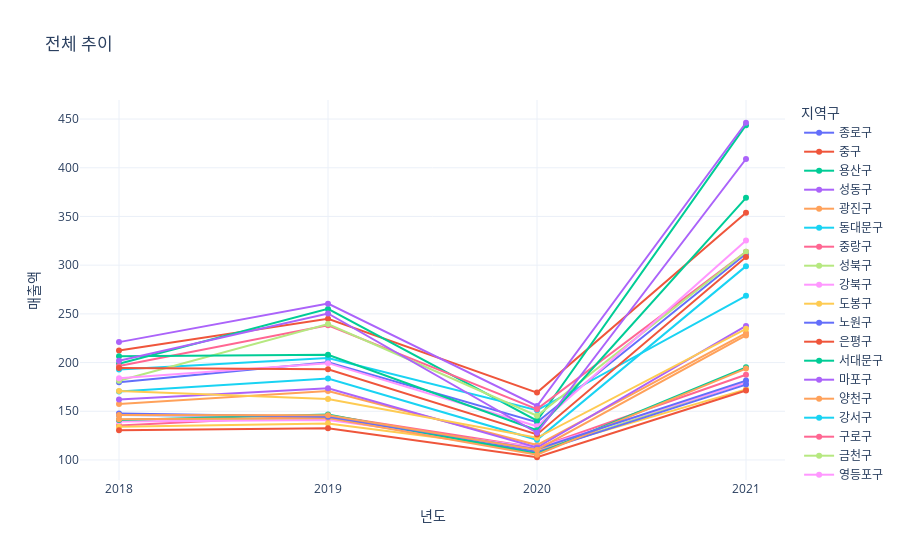
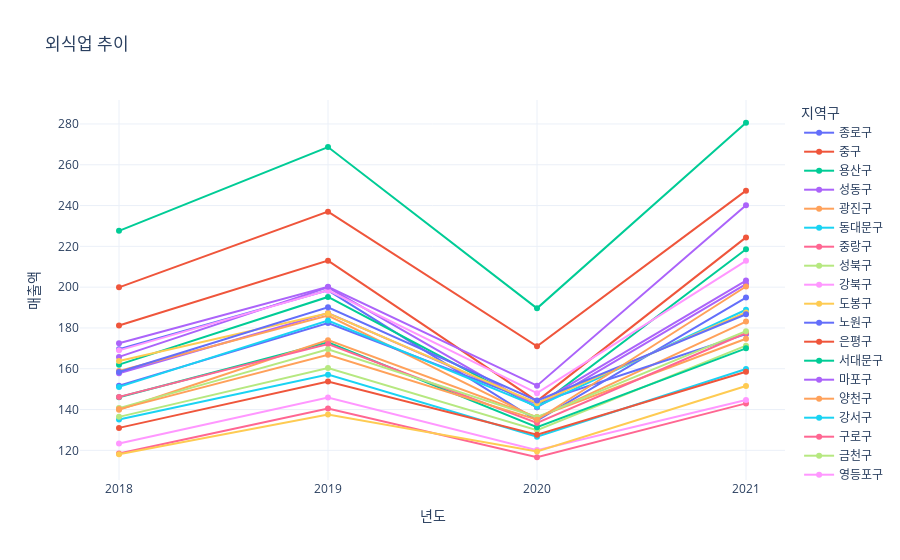
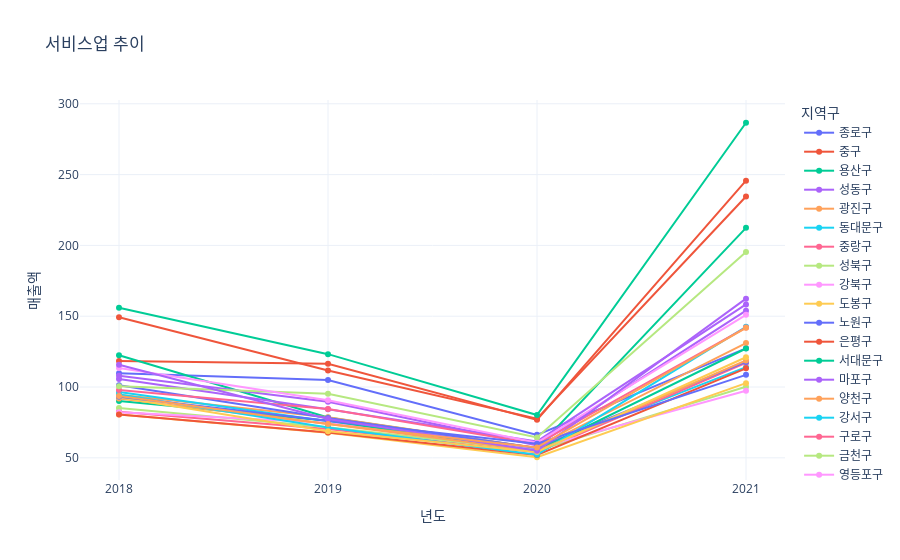
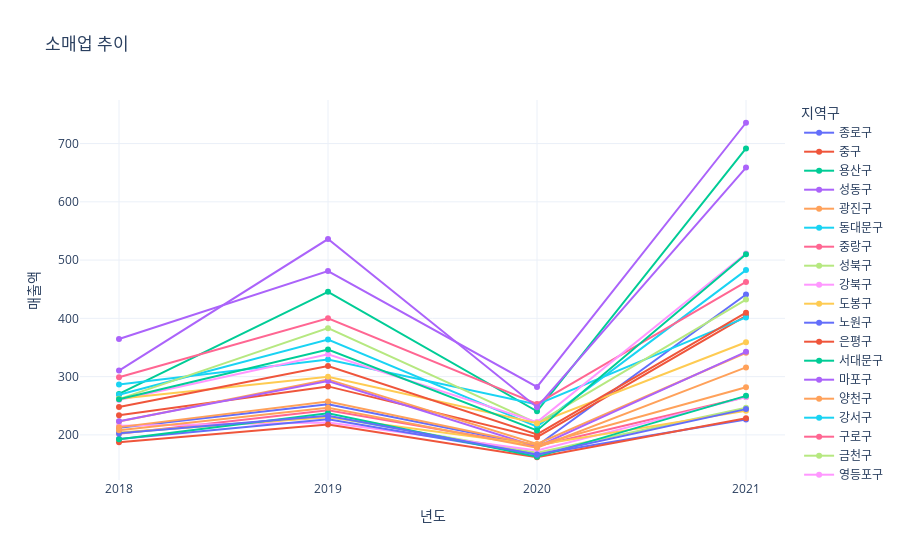

These figures' notebook cell, in order:
### Code cell
for option in data["자치구별(1).1"].unique():
  extracted_data = extracting_data(data, option)
  vis_lineplot(extracted_data, f"{option} 추이")

### Figure 1 — Plotly figure (JSON) as saved in the notebook; plotly's stock layout.template omitted (floating-point values rounded to 4 significant figures)
{"data": [{"mode": "lines+markers", "name": "종로구", "type": "scatter", "x": [2018, 2019, 2020, 2021], "y": [179.9, 200.2, 138.8, 311.8]}, {"mode": "lines+markers", "name": "중구", "type": "scatter", "x": [2018, 2019, 2020, 2021], "y": [212.3, 244.9, 169.2, 353.8]}, {"mode": "lines+markers", "name": "용산구", "type": "scatter", "x": [2018, 2019, 2020, 2021], "y": [198.7, 255.1, 140.3, 443.7]}, {"mode": "lines+markers", "name": "성동구", "type": "scatter", "x": [2018, 2019, 2020, 2021], "y": [221, 260.5, 155.4, 446.2]}, {"mode": "lines+markers", "name": "광진구", "type": "scatter", "x": [2018, 2019, 2020, 2021], "y": [157.5, 170.8, 115.3, 230.3]}, {"mode": "lines+markers", "name": "동대문구", "type": "scatter", "x": [2018, 2019, 2020, 2021], "y": [192.8, 204.7, 151, 268.5]}, {"mode": "lines+markers", "name": "중랑구", "type": "scatter", "x": [2018, 2019, 2020, 2021], "y": [135.4, 146, 112.6, 187.5]}, {"mode": "lines+markers", "name": "성북구", "type": "scatter", "x": [2018, 2019, 2020, 2021], "y": [141.2, 142.5, 108.3, 179.8]}, {"mode": "lines+markers", "name": "강북구", "type": "scatter", "x": [2018, 2019, 2020, 2021], "y": [139.6, 141.1, 112.7, 179.2]}, {"mode": "lines+markers", "name": "도봉구", "type": "scatter", "x": [2018, 2019, 2020, 2021], "y": [134.1, 137.5, 110.1, 172.5]}, {"mode": "lines+markers", "name": "노원구", "type": "scatter", "x": [2018, 2019, 2020, 2021], "y": [146.2, 144.7, 108.1, 177.4]}, {"mode": "lines+markers", "name": "은평구", "type": "scatter", "x": [2018, 2019, 2020, 2021], "y": [130.5, 132.5, 102.8, 171.3]}, {"mode": "lines+markers", "name": "서대문구", "type": "scatter", "x": [2018, 2019, 2020, 2021], "y": [141.1, 146.6, 106.3, 195.1]}, {"mode": "lines+markers", "name": "마포구", "type": "scatter", "x": [2018, 2019, 2020, 2021], "y": [162, 173.6, 112.8, 237.6]}, {"mode": "lines+markers", "name": "양천구", "type": "scatter", "x": [2018, 2019, 2020, 2021], "y": [141.8, 143.2, 105.4, 193.8]}, {"mode": "lines+markers", "name": "강서구", "type": "scatter", "x": [2018, 2019, 2020, 2021], "y": [170.2, 183.6, 120.7, 299]}, {"mode": "lines+markers", "name": "구로구", "type": "scatter", "x": [2018, 2019, 2020, 2021], "y": [196.5, 238.3, 152.2, 313.7]}, {"mode": "lines+markers", "name": "금천구", "type": "scatter", "x": [2018, 2019, 2020, 2021], "y": [181.4, 239.5, 145.4, 313.8]}, {"mode": "lines+markers", "name": "영등포구", "type": "scatter", "x": [2018, 2019, 2020, 2021], "y": [183.9, 199.4, 134.6, 325.2]}, {"mode": "lines+markers", "name": "동작구", "type": "scatter", "x": [2018, 2019, 2020, 2021], "y": [170.7, 162.5, 122.8, 234.6]}, {"mode": "lines+markers", "name": "관악구", "type": "scatter", "x": [2018, 2019, 2020, 2021], "y": [147.6, 144.3, 111.1, 181.5]}, {"mode": "lines+markers", "name": "서초구", "type": "scatter", "x": [2018, 2019, 2020, 2021], "y": [194.3, 193.2, 126.2, 308.3]}, {"mode": "lines+markers", "name": "강남구", "type": "scatter", "x": [2018, 2019, 2020, 2021], "y": [206.6, 207.9, 130.5, 369.1]}, {"mode": "lines+markers", "name": "송파구", "type": "scatter", "x": [2018, 2019, 2020, 2021], "y": [201.9, 250.4, 127.9, 409]}, {"mode": "lines+markers", "name": "강동구", "type": "scatter", "x": [2018, 2019, 2020, 2021], "y": [146.1, 146, 110.6, 227.9]}], "layout": {"legend": {"title": {"text": "지역구"}}, "title": {"text": "전체 추이"}, "xaxis": {"tickmode": "linear", "title": {"text": "년도"}}, "yaxis": {"title": {"text": "매출액"}}}}

### Figure 2 — Plotly figure (JSON) as saved in the notebook; plotly's stock layout.template omitted (floating-point values rounded to 4 significant figures)
{"data": [{"mode": "lines+markers", "name": "종로구", "type": "scatter", "x": [2018, 2019, 2020, 2021], "y": [169.6, 198.4, 134.6, 194.9]}, {"mode": "lines+markers", "name": "중구", "type": "scatter", "x": [2018, 2019, 2020, 2021], "y": [181.2, 213, 144.1, 224.4]}, {"mode": "lines+markers", "name": "용산구", "type": "scatter", "x": [2018, 2019, 2020, 2021], "y": [162, 195.2, 141.1, 218.6]}, {"mode": "lines+markers", "name": "성동구", "type": "scatter", "x": [2018, 2019, 2020, 2021], "y": [157.8, 187.3, 142.6, 203.2]}, {"mode": "lines+markers", "name": "광진구", "type": "scatter", "x": [2018, 2019, 2020, 2021], "y": [158.9, 186.1, 135.7, 183.1]}, {"mode": "lines+markers", "name": "동대문구", "type": "scatter", "x": [2018, 2019, 2020, 2021], "y": [135.1, 157.1, 126.7, 159.9]}, {"mode": "lines+markers", "name": "중랑구", "type": "scatter", "x": [2018, 2019, 2020, 2021], "y": [118.4, 140.5, 116.6, 143]}, {"mode": "lines+markers", "name": "성북구", "type": "scatter", "x": [2018, 2019, 2020, 2021], "y": [136.4, 160.3, 129.9, 171.3]}, {"mode": "lines+markers", "name": "강북구", "type": "scatter", "x": [2018, 2019, 2020, 2021], "y": [123.3, 145.9, 120.1, 144.7]}, {"mode": "lines+markers", "name": "도봉구", "type": "scatter", "x": [2018, 2019, 2020, 2021], "y": [118.1, 137.6, 119.4, 151.5]}, {"mode": "lines+markers", "name": "노원구", "type": "scatter", "x": [2018, 2019, 2020, 2021], "y": [151.7, 182.4, 143.2, 177]}, {"mode": "lines+markers", "name": "은평구", "type": "scatter", "x": [2018, 2019, 2020, 2021], "y": [131, 153.7, 127.6, 158.5]}, {"mode": "lines+markers", "name": "서대문구", "type": "scatter", "x": [2018, 2019, 2020, 2021], "y": [146, 173, 131.3, 170]}, {"mode": "lines+markers", "name": "마포구", "type": "scatter", "x": [2018, 2019, 2020, 2021], "y": [165.8, 199.9, 141.1, 201.5]}, {"mode": "lines+markers", "name": "양천구", "type": "scatter", "x": [2018, 2019, 2020, 2021], "y": [139.9, 174, 136.3, 174.7]}, {"mode": "lines+markers", "name": "강서구", "type": "scatter", "x": [2018, 2019, 2020, 2021], "y": [151.1, 183.6, 141.5, 188.9]}, {"mode": "lines+markers", "name": "구로구", "type": "scatter", "x": [2018, 2019, 2020, 2021], "y": [146.2, 172.1, 133.4, 177.5]}, {"mode": "lines+markers", "name": "금천구", "type": "scatter", "x": [2018, 2019, 2020, 2021], "y": [140.7, 169.5, 136.2, 178.4]}, {"mode": "lines+markers", "name": "영등포구", "type": "scatter", "x": [2018, 2019, 2020, 2021], "y": [169, 198.4, 148, 212.9]}, {"mode": "lines+markers", "name": "동작구", "type": "scatter", "x": [2018, 2019, 2020, 2021], "y": [163.8, 187.2, 143.1, 187.6]}, {"mode": "lines+markers", "name": "관악구", "type": "scatter", "x": [2018, 2019, 2020, 2021], "y": [158.4, 190.1, 144.4, 186.7]}, {"mode": "lines+markers", "name": "서초구", "type": "scatter", "x": [2018, 2019, 2020, 2021], "y": [199.9, 237, 171, 247.3]}, {"mode": "lines+markers", "name": "강남구", "type": "scatter", "x": [2018, 2019, 2020, 2021], "y": [227.6, 268.7, 189.6, 280.6]}, {"mode": "lines+markers", "name": "송파구", "type": "scatter", "x": [2018, 2019, 2020, 2021], "y": [172.5, 200.2, 151.7, 240.2]}, {"mode": "lines+markers", "name": "강동구", "type": "scatter", "x": [2018, 2019, 2020, 2021], "y": [140.2, 166.8, 135, 200.3]}], "layout": {"legend": {"title": {"text": "지역구"}}, "title": {"text": "외식업 추이"}, "xaxis": {"tickmode": "linear", "title": {"text": "년도"}}, "yaxis": {"title": {"text": "매출액"}}}}

### Figure 3 — Plotly figure (JSON) as saved in the notebook; plotly's stock layout.template omitted (floating-point values rounded to 4 significant figures)
{"data": [{"mode": "lines+markers", "name": "종로구", "type": "scatter", "x": [2018, 2019, 2020, 2021], "y": [109.7, 105, 66.2, 127.3]}, {"mode": "lines+markers", "name": "중구", "type": "scatter", "x": [2018, 2019, 2020, 2021], "y": [118.4, 116.4, 76.8, 245.7]}, {"mode": "lines+markers", "name": "용산구", "type": "scatter", "x": [2018, 2019, 2020, 2021], "y": [122.4, 78.5, 56.7, 212.4]}, {"mode": "lines+markers", "name": "성동구", "type": "scatter", "x": [2018, 2019, 2020, 2021], "y": [105.6, 84.3, 61.6, 158.3]}, {"mode": "lines+markers", "name": "광진구", "type": "scatter", "x": [2018, 2019, 2020, 2021], "y": [94.5, 78.7, 56.9, 131]}, {"mode": "lines+markers", "name": "동대문구", "type": "scatter", "x": [2018, 2019, 2020, 2021], "y": [96.5, 75.8, 56.4, 114]}, {"mode": "lines+markers", "name": "중랑구", "type": "scatter", "x": [2018, 2019, 2020, 2021], "y": [82.5, 70.3, 53.9, 117]}, {"mode": "lines+markers", "name": "성북구", "type": "scatter", "x": [2018, 2019, 2020, 2021], "y": [85.2, 71.6, 55.1, 100.2]}, {"mode": "lines+markers", "name": "강북구", "type": "scatter", "x": [2018, 2019, 2020, 2021], "y": [82.2, 74.7, 56.8, 97.3]}, {"mode": "lines+markers", "name": "도봉구", "type": "scatter", "x": [2018, 2019, 2020, 2021], "y": [80.5, 67.7, 50.4, 102.7]}, {"mode": "lines+markers", "name": "노원구", "type": "scatter", "x": [2018, 2019, 2020, 2021], "y": [101.2, 78.1, 56.9, 117.7]}, {"mode": "lines+markers", "name": "은평구", "type": "scatter", "x": [2018, 2019, 2020, 2021], "y": [80.6, 67.8, 52, 113.2]}, {"mode": "lines+markers", "name": "서대문구", "type": "scatter", "x": [2018, 2019, 2020, 2021], "y": [90.2, 76.2, 54.9, 127.2]}, {"mode": "lines+markers", "name": "마포구", "type": "scatter", "x": [2018, 2019, 2020, 2021], "y": [107.9, 89.6, 58.8, 153.9]}, {"mode": "lines+markers", "name": "양천구", "type": "scatter", "x": [2018, 2019, 2020, 2021], "y": [91.8, 73.8, 54.8, 118.7]}, {"mode": "lines+markers", "name": "강서구", "type": "scatter", "x": [2018, 2019, 2020, 2021], "y": [94.7, 71.4, 52.2, 142.5]}, {"mode": "lines+markers", "name": "구로구", "type": "scatter", "x": [2018, 2019, 2020, 2021], "y": [97.9, 84.5, 59.7, 142]}, {"mode": "lines+markers", "name": "금천구", "type": "scatter", "x": [2018, 2019, 2020, 2021], "y": [100.6, 95.3, 64.4, 195.3]}, {"mode": "lines+markers", "name": "영등포구", "type": "scatter", "x": [2018, 2019, 2020, 2021], "y": [113.4, 90.6, 60.7, 151]}, {"mode": "lines+markers", "name": "동작구", "type": "scatter", "x": [2018, 2019, 2020, 2021], "y": [92.7, 68.8, 54.1, 121]}, {"mode": "lines+markers", "name": "관악구", "type": "scatter", "x": [2018, 2019, 2020, 2021], "y": [93.1, 76.2, 59.9, 108.6]}, {"mode": "lines+markers", "name": "서초구", "type": "scatter", "x": [2018, 2019, 2020, 2021], "y": [149.3, 111.6, 77.6, 234.5]}, {"mode": "lines+markers", "name": "강남구", "type": "scatter", "x": [2018, 2019, 2020, 2021], "y": [156, 123.2, 80.2, 286.6]}, {"mode": "lines+markers", "name": "송파구", "type": "scatter", "x": [2018, 2019, 2020, 2021], "y": [115.7, 77.4, 55, 162.4]}, {"mode": "lines+markers", "name": "강동구", "type": "scatter", "x": [2018, 2019, 2020, 2021], "y": [93.7, 73.9, 57.3, 141.8]}], "layout": {"legend": {"title": {"text": "지역구"}}, "title": {"text": "서비스업 추이"}, "xaxis": {"tickmode": "linear", "title": {"text": "년도"}}, "yaxis": {"title": {"text": "매출액"}}}}

### Figure 4 — Plotly figure (JSON) as saved in the notebook; plotly's stock layout.template omitted (floating-point values rounded to 4 significant figures)
{"data": [{"mode": "lines+markers", "name": "종로구", "type": "scatter", "x": [2018, 2019, 2020, 2021], "y": [212.3, 252.5, 181.4, 441]}, {"mode": "lines+markers", "name": "중구", "type": "scatter", "x": [2018, 2019, 2020, 2021], "y": [233.5, 283.2, 196.1, 404.4]}, {"mode": "lines+markers", "name": "용산구", "type": "scatter", "x": [2018, 2019, 2020, 2021], "y": [270.2, 445.6, 240.5, 691.6]}, {"mode": "lines+markers", "name": "성동구", "type": "scatter", "x": [2018, 2019, 2020, 2021], "y": [364.6, 481.1, 282.3, 735.7]}, {"mode": "lines+markers", "name": "광진구", "type": "scatter", "x": [2018, 2019, 2020, 2021], "y": [223, 295.2, 184.4, 341]}, {"mode": "lines+markers", "name": "동대문구", "type": "scatter", "x": [2018, 2019, 2020, 2021], "y": [286.6, 329.3, 252.2, 401.6]}, {"mode": "lines+markers", "name": "중랑구", "type": "scatter", "x": [2018, 2019, 2020, 2021], "y": [202.1, 242.4, 180.5, 265.1]}, {"mode": "lines+markers", "name": "성북구", "type": "scatter", "x": [2018, 2019, 2020, 2021], "y": [203.3, 231.5, 169.3, 246.7]}, {"mode": "lines+markers", "name": "강북구", "type": "scatter", "x": [2018, 2019, 2020, 2021], "y": [215.5, 221.1, 173.2, 264.8]}, {"mode": "lines+markers", "name": "도봉구", "type": "scatter", "x": [2018, 2019, 2020, 2021], "y": [204.1, 230.2, 182.7, 241.2]}, {"mode": "lines+markers", "name": "노원구", "type": "scatter", "x": [2018, 2019, 2020, 2021], "y": [193, 227, 166.3, 226.4]}, {"mode": "lines+markers", "name": "은평구", "type": "scatter", "x": [2018, 2019, 2020, 2021], "y": [187.4, 217.7, 161.6, 228.4]}, {"mode": "lines+markers", "name": "서대문구", "type": "scatter", "x": [2018, 2019, 2020, 2021], "y": [192.4, 237, 162.3, 267]}, {"mode": "lines+markers", "name": "마포구", "type": "scatter", "x": [2018, 2019, 2020, 2021], "y": [223.5, 292.3, 179.6, 342.6]}, {"mode": "lines+markers", "name": "양천구", "type": "scatter", "x": [2018, 2019, 2020, 2021], "y": [213.3, 257.2, 182.1, 281.7]}, {"mode": "lines+markers", "name": "강서구", "type": "scatter", "x": [2018, 2019, 2020, 2021], "y": [269, 363.5, 214.2, 482.8]}, {"mode": "lines+markers", "name": "구로구", "type": "scatter", "x": [2018, 2019, 2020, 2021], "y": [298.9, 400, 253.2, 462.5]}, {"mode": "lines+markers", "name": "금천구", "type": "scatter", "x": [2018, 2019, 2020, 2021], "y": [261.3, 383.2, 220.1, 432.3]}, {"mode": "lines+markers", "name": "영등포구", "type": "scatter", "x": [2018, 2019, 2020, 2021], "y": [259.7, 338.4, 221.9, 511.2]}, {"mode": "lines+markers", "name": "동작구", "type": "scatter", "x": [2018, 2019, 2020, 2021], "y": [262, 299.6, 220, 359]}, {"mode": "lines+markers", "name": "관악구", "type": "scatter", "x": [2018, 2019, 2020, 2021], "y": [203, 232.8, 165.9, 244.2]}, {"mode": "lines+markers", "name": "서초구", "type": "scatter", "x": [2018, 2019, 2020, 2021], "y": [247.7, 318, 200.9, 409.7]}, {"mode": "lines+markers", "name": "강남구", "type": "scatter", "x": [2018, 2019, 2020, 2021], "y": [261.3, 346.4, 207.7, 510]}, {"mode": "lines+markers", "name": "송파구", "type": "scatter", "x": [2018, 2019, 2020, 2021], "y": [310.4, 536.1, 247.5, 658.8]}, {"mode": "lines+markers", "name": "강동구", "type": "scatter", "x": [2018, 2019, 2020, 2021], "y": [208, 246.5, 177.9, 315.8]}], "layout": {"legend": {"title": {"text": "지역구"}}, "title": {"text": "소매업 추이"}, "xaxis": {"tickmode": "linear", "title": {"text": "년도"}}, "yaxis": {"title": {"text": "매출액"}}}}
